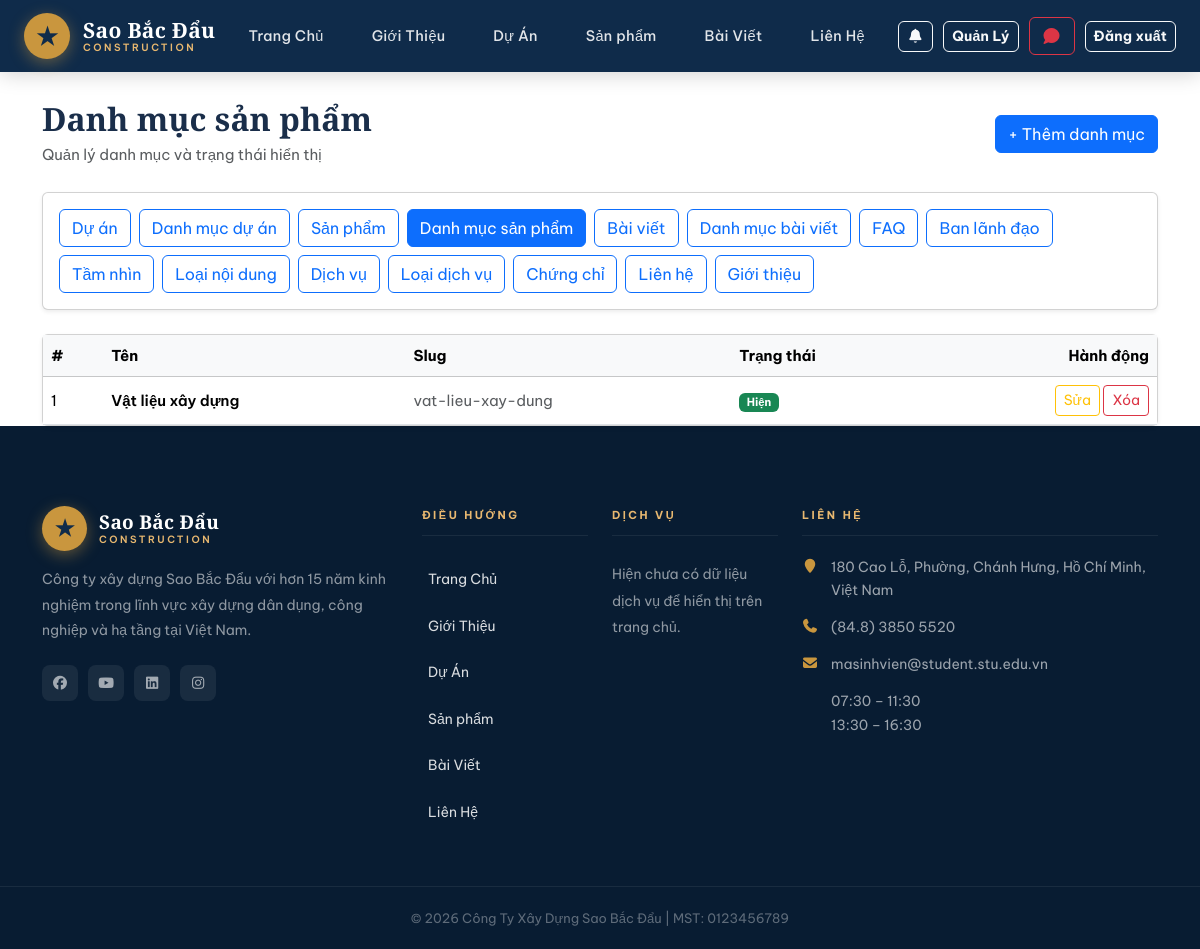
Page /product-category/ (signed in) on the committed database.
### home/models.py (models this page shows, shortened)
class ProductCategory(models.Model):
    name = models.CharField(max_length=100, unique=True)
    slug = models.SlugField(blank=True, null=True, unique=True)
    is_hidden = models.BooleanField(default=False)

class ContactInfo(models.Model):
    branch_name = models.CharField(
        max_length=150, verbose_name="Tên chi nhánh / văn phòng"
    )
    address = models.TextField(verbose_name="Địa chỉ")
    phone = models.CharField(max_length=50, verbose_name="Số điện thoại")
    fax = models.CharField(max_length=50, blank=True, verbose_name="Fax")
    email = models.EmailField(blank=True, verbose_name="Email")
    working_hours = models.CharField(
        max_length=255, blank=True, verbose_name="Giờ làm việc"
    )
    map_embed_url = models.URLField(blank=True, verbose_name="Link Google Maps Embed")
    facebook_url = models.URLField(blank=True, verbose_name="Facebook URL")
    youtube_url = models.URLField(blank=True, verbose_name="YouTube URL")
    linkedin_url = models.URLField(blank=True, verbose_name="LinkedIn URL")
    instagram_url = models.URLField(blank=True, verbose_name="Instagram URL")
    order = models.PositiveIntegerField(default=0, verbose_name="Thứ tự hiển thị")
    is_active = models.BooleanField(default=True, verbose_name="Hiển thị")
    created_at = models.DateTimeField(auto_now_add=True)
    class Meta:
        ordering = ["order", "created_at"]

### home/views.py (the view)
@staff_required
def product_category_list(request):
    categories = ProductCategory.objects.all().order_by("name")
    error = request.GET.get("error")
    return render(
        request,
        "home/product_category_list.html",
        {"categories": categories, "error": error},
    )

### home/context_processors.py (called while the page is built)
def site_contact(request):
    contact = (
        ContactInfo.objects.filter(is_active=True)
        .order_by("order", "created_at")
        .first()
    )
    unread_notifications_count = 0
    recent_notifications = []
    if request.user.is_authenticated:
        unread_notifications_count = Notification.objects.filter(
            user=request.user,
            is_read=False,
        ).count()
        recent_notifications = Notification.objects.filter(user=request.user)[:5]
    return {
        "site_contact": contact,
        "unread_notifications_count": unread_notifications_count,
        "recent_notifications": recent_notifications,
    }

### home/views.py (called while the page is built)
def staff_required(view_func):
    @wraps(view_func)
    def _wrapped(request, *args, **kwargs):
        if not request.user.is_authenticated:
            return redirect(f"/login/?next={request.path}")
        if request.user.is_staff or request.user.is_superuser:
            return view_func(request, *args, **kwargs)
        messages.warning(request, "Bạn không có quyền truy cập trang quản lý.")
        return redirect("home")
    return _wrapped

### templates/home/product_category_list.html (shortened to what this page needs)
{% extends 'base.html' %}
{% block content %}
<div class="container" style="margin-top:100px;">
  <div class="d-flex justify-content-between align-items-center mb-4 flex-wrap gap-2">
    <div>
      <h2 class="fw-bold mb-1">Danh mục sản phẩm</h2>
      <p class="text-muted mb-0">Quản lý danh mục và trạng thái hiển thị</p>
    </div>
    <div class="d-flex gap-2 flex-wrap">
      <a href="{% url 'product_category_add' %}" class="btn btn-primary">
        + Thêm danh mục
      </a>
    </div>
  </div>
  <div class="card shadow-sm mb-4">
    <div class="card-body d-flex flex-wrap gap-2">
      <a href="{% url 'dashboard' %}" class="btn btn-outline-primary">Dự án</a>
      <a href="{% url 'project_category_list' %}" class="btn btn-outline-primary">Danh mục dự án</a>
      <a href="{% url 'product_list' %}" class="btn btn-outline-primary">Sản phẩm</a>
      <a href="{% url 'product_category_list' %}" class="btn btn-outline-primary active">Danh mục sản phẩm</a>
      <a href="{% url 'post_list' %}" class="btn btn-outline-primary">Bài viết</a>
      <a href="{% url 'post_category_list' %}" class="btn btn-outline-primary">Danh mục bài viết</a>
      <a href="{% url 'faq_list' %}" class="btn btn-outline-primary">FAQ</a>
      <a href="{% url 'leadership_list' %}" class="btn btn-outline-primary">Ban lãnh đạo</a>
      <a href="{% url 'statement_list' %}" class="btn btn-outline-primary">Tầm nhìn</a>
      <a href="{% url 'statement_type_list' %}" class="btn btn-outline-primary">Loại nội dung</a>
      <a href="{% url 'service_list' %}" class="btn btn-outline-primary">Dịch vụ</a>
      <a href="{% url 'service_type_list' %}" class="btn btn-outline-primary">Loại dịch vụ</a>
      <a href="{% url 'certificate_list' %}" class="btn btn-outline-primary">Chứng chỉ</a>
      <a href="{% url 'contact_info_list' %}" class="btn btn-outline-primary">Liên hệ</a>
      <a href="{% url 'about_intro_edit' %}" class="btn btn-outline-primary">Giới thiệu</a>
    </div>
  </div>
  <div class="card shadow-sm">
    <div class="table-responsive">
      <table class="table table-hover align-middle mb-0">
        <thead class="table-light">
          <tr>
            <th>#</th>
            <th>Tên</th>
            <th>Slug</th>
            <th>Trạng thái</th>
            <th class="text-end">Hành động</th>
          </tr>
        </thead>
        <tbody>
          {% for c in categories %}
          <tr>
            <td>{{ forloop.counter }}</td>
            <td class="fw-semibold">{{ c.name }}</td>
            <td class="text-muted">
              {{ c.slug|default:"—" }}
            </td>
            <td>
              {% if c.is_hidden %}
                <span class="badge bg-secondary">Ẩn</span>
              {% else %}
                <span class="badge bg-success">Hiện</span>
              {% endif %}
            </td>
            <td class="text-end">
              <a href="{% url 'product_category_edit' c.id %}"
                 class="btn btn-sm btn-outline-warning">
                Sửa
              </a>
              <a href="{% url 'product_category_delete' c.id %}"
                 class="btn btn-sm btn-outline-danger">
                Xóa
              </a>
            </td>
          </tr>
          {% empty %}
          <tr>
            <td colspan="5" class="text-center text-muted py-4">
              Chưa có danh mục sản phẩm nào.
            </td>
          </tr>
          {% endfor %}
        </tbody>
      </table>
    </div>
  </div>
</div>
{% endblock %}

### templates/base.html (shortened to what this page needs)
<!doctype html>
<html lang="vi">
  {% load static %}
  <head>
    <link
      rel="stylesheet"
      href="{% static 'vendor/bootstrap/css/bootstrap.min.css' %}"
    />
    <link
      rel="stylesheet"
      href="https://cdn.jsdelivr.net/npm/@fortawesome/fontawesome-free@7.2.0/css/all.min.css"
    />
    <link
      rel="stylesheet"
      href="{% static 'vendor/animate/animate.min.css' %}"
    />
    <link rel="stylesheet" href="{% static 'css/style.css' %}" />
    <link rel="stylesheet" href="{% static 'css/home.css' %}" />
    <link rel="stylesheet" href="{% static 'css/about.css' %}" />
    <link rel="stylesheet" href="{% static 'css/contact.css' %}" />
  </head>
  <body>
    <header
      class="site-navbar js-sticky-header site-navbar-target"
      role="banner"
    >
      <div class="container">
        <div class="navbar-inner">
          <div class="site-logo">
            <a href="{% url 'home' %}">
              <div class="logo-icon">★</div>
              <div class="logo-text">
                <span>Sao Bắc Đẩu</span>
                <span>Construction</span>
              </div>
            </a>
          </div>
          <nav class="site-navigation d-none d-xl-block">
            <ul class="site-menu">
              <li><a href="{% url 'home' %}" class="nav-link">Trang Chủ</a></li>
              <li>
                <a href="{% url 'about' %}" class="nav-link">Giới Thiệu</a>
              </li>
              <li><a href="{% url 'project' %}" class="nav-link">Dự Án</a></li>
              <li>
                <a href="{% url 'product' %}" class="nav-link">Sản phẩm</a>
              </li>
              <li><a href="{% url 'post' %}" class="nav-link">Bài Viết</a></li>
              <li>
                <a href="{% url 'contact' %}" class="nav-link">Liên Hệ</a>
              </li>
            </ul>
          </nav>
          <div class="nav-actions d-none d-xl-flex">
            <a
              href="{% url 'notifications' %}"
              class="btn btn-sm btn-outline-light position-relative"
            >
              <i class="fa fa-bell"></i>
            </a>
            {% if user.is_authenticated %} {% if user.is_staff %}
            <a href="{% url 'dashboard' %}" class="btn btn-sm btn-outline-light"
              >Quản Lý</a
            >
            <a
              href="{% url 'consultation_list' %}"
              class="btn btn-outline-danger position-relative"
            >
              <i class="fa fa-comment"></i>
            </a>
            {% endif %}
            <form method="post" action="{% url 'logout' %}" style="margin: 0">
              <button type="submit" class="btn btn-sm btn-outline-light">
                Đăng xuất
              </button>
            </form>
            {% endif %}
          </div>
        </div>
      </div>
    </header>
    {% block content %} {% endblock %}
    <footer class="footer-area">
      <div class="container">
        <div class="row gy-4">
          <div class="col-lg-4 col-md-6">
            <div class="footer-logo-wrap mb-3">
              <a
                href="{% url 'home' %}"
                style="
                  display: flex;
                  align-items: center;
                  gap: 12px;
                  text-decoration: none;
                "
              >
                <div
                  class="logo-icon"
                  style="width: 45px; height: 45px; font-size: 22px"
                >
                  ★
                </div>
                <div class="logo-text">
                  <span>Sao Bắc Đẩu</span>
                  <span>Construction</span>
                </div>
              </a>
            </div>
            <p class="footer-desc">
              Công ty xây dựng Sao Bắc Đẩu với hơn 15 năm kinh nghiệm trong lĩnh
              vực xây dựng dân dụng, công nghiệp và hạ tầng tại Việt Nam.
            </p>
            <div class="footer-social">
              {% if site_contact and site_contact.facebook_url %}
              <a
                href="{{ site_contact.facebook_url }}"
                target="_blank"
                rel="noopener noreferrer"
              >
                <i class="fab fa-facebook"></i>
              </a>
              {% endif %} {% if site_contact and site_contact.youtube_url %}
              <a
                href="{{ site_contact.youtube_url }}"
                target="_blank"
                rel="noopener noreferrer"
              >
                <i class="fab fa-youtube"></i>
              </a>
              {% endif %} {% if site_contact and site_contact.linkedin_url %}
              <a
                href="{{ site_contact.linkedin_url }}"
                target="_blank"
                rel="noopener noreferrer"
              >
                <i class="fab fa-linkedin"></i>
              </a>
              {% endif %} {% if site_contact and site_contact.instagram_url %}
              <a
                href="{{ site_contact.instagram_url }}"
                target="_blank"
                rel="noopener noreferrer"
              >
                <i class="fab fa-instagram"></i>
              </a>
              {% endif %}
            </div>
          </div>
          <div class="col-lg-2 col-md-6">
            <div class="footer-heading">Điều Hướng</div>
            <ul class="footer-links">
              <li><a href="{% url 'home' %}">Trang Chủ</a></li>
              <li><a href="{% url 'about' %}">Giới Thiệu</a></li>
              <li><a href="{% url 'project' %}">Dự Án</a></li>
              <li><a href="{% url 'product' %}">Sản phẩm</a></li>
              <li><a href="{% url 'post' %}">Bài Viết</a></li>
              <li><a href="{% url 'contact' %}">Liên Hệ</a></li>
            </ul>
          </div>
          <div class="col-lg-2 col-md-6">
            <div class="footer-heading">Dịch Vụ</div>
            <ul class="footer-links">
          {% for service in services %}
          <li><a href="#">{{ service.title }}</a></li>
          {% empty %}
              <li>Hiện chưa có dữ liệu dịch vụ để hiển thị trên trang chủ.</li>
          {% endfor %}
            </ul>
          </div>
          <div class="col-lg-4 col-md-6">
            <div class="footer-heading">Liên Hệ</div>
            <ul class="footer-contact-info">
              {% if site_contact %}
              <li>
                <i class="fa fa-map-marker"></i>
                {{ site_contact.address|linebreaksbr }}
              </li>
              <li>
                <i class="fa fa-phone"></i>
                {{ site_contact.phone }}
              </li>
              <li>
                <i class="fa fa-envelope"></i>
                {{ site_contact.email|default:"Chưa cập nhật" }}
              </li>
              <li>
                {{ site_contact.working_hours|default:"Chưa cập nhật giờ làm việc"|linebreaksbr }}
              </li>
              {% else %}
              <li><i class="fa fa-map-marker"></i> Chưa cập nhật địa chỉ</li>
              <li><i class="fa fa-phone"></i> Chưa cập nhật số điện thoại</li>
              <li><i class="fa fa-envelope"></i> Chưa cập nhật email</li>
              <li><i class="fa fa-clock-o"></i> Chưa cập nhật giờ làm việc</li>
              {% endif %}
            </ul>
          </div>
        </div>
      </div>
      <div class="footer-bottom">
        <div class="container text-center">
          <p>© 2026 Công Ty Xây Dựng Sao Bắc Đẩu | MST: 0123456789</p>
        </div>
      </div>
    </footer>
  </body>
</html>

### rows in the picture
ProductCategory: name "Vật liệu xây dựng", slug "vat-lieu-xay-dung", is_hidden "Hiện"
ContactInfo: address "180 Cao Lỗ, Phường, Chánh Hưng, Hồ Chí Minh, Việt Nam", phone "(84.8) 3850 5520", email "masinhvien@student.stu.edu.vn", working_hours "07:30 – 11:30 13:30 – 16:30"
